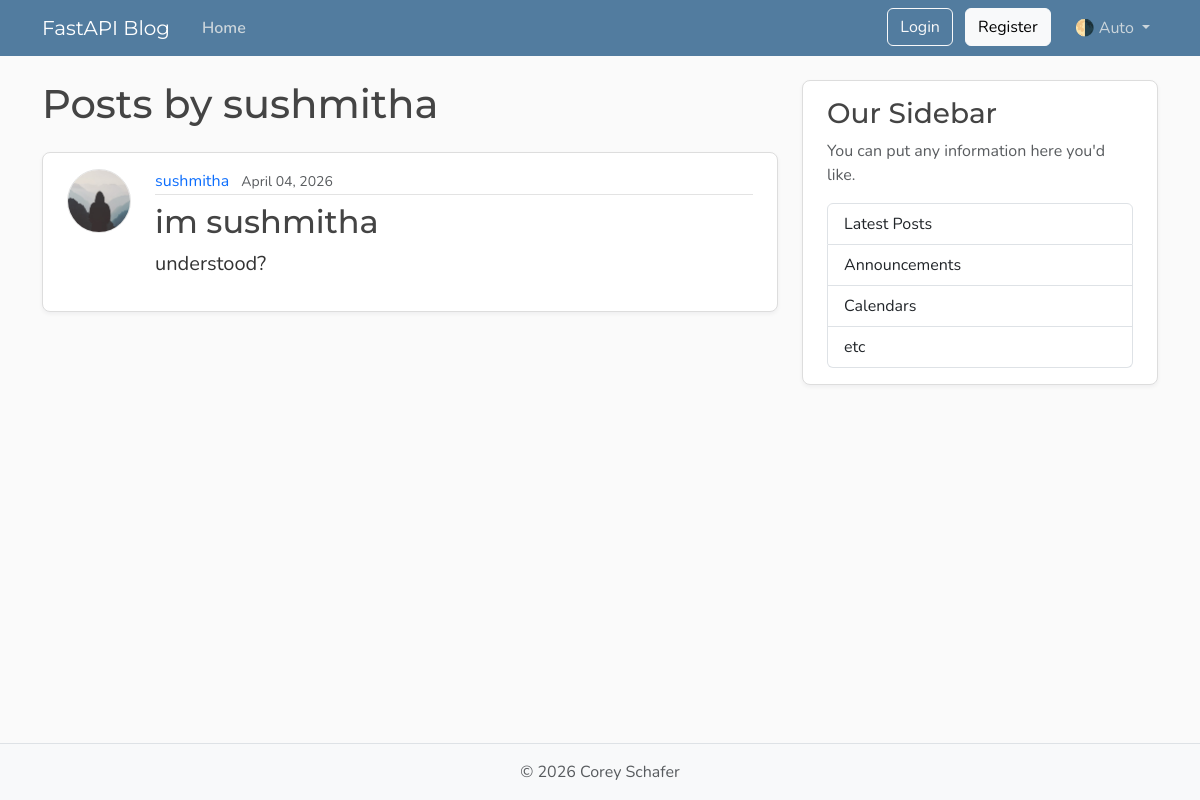
Before: /users/1/posts with the older database file.
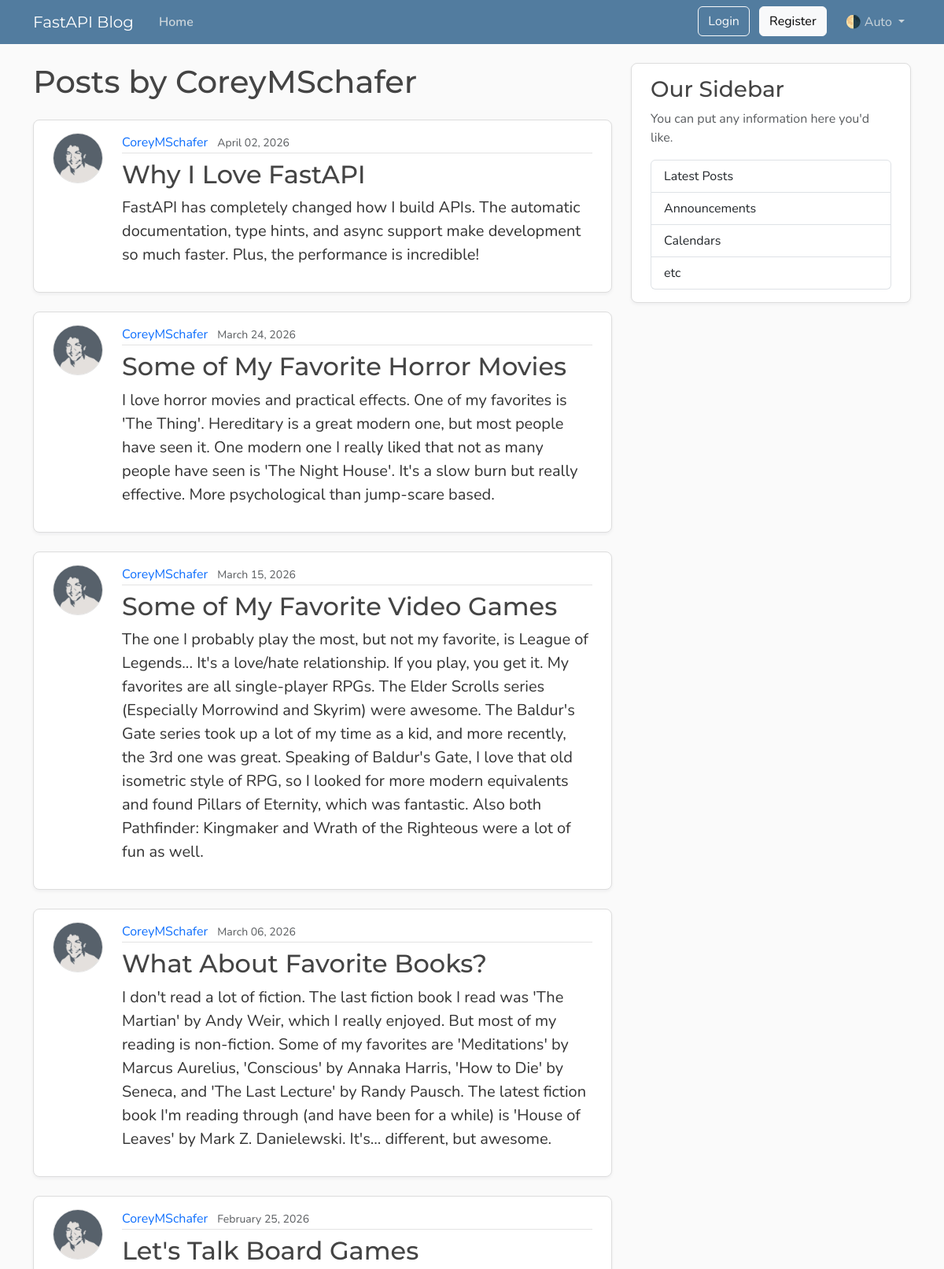
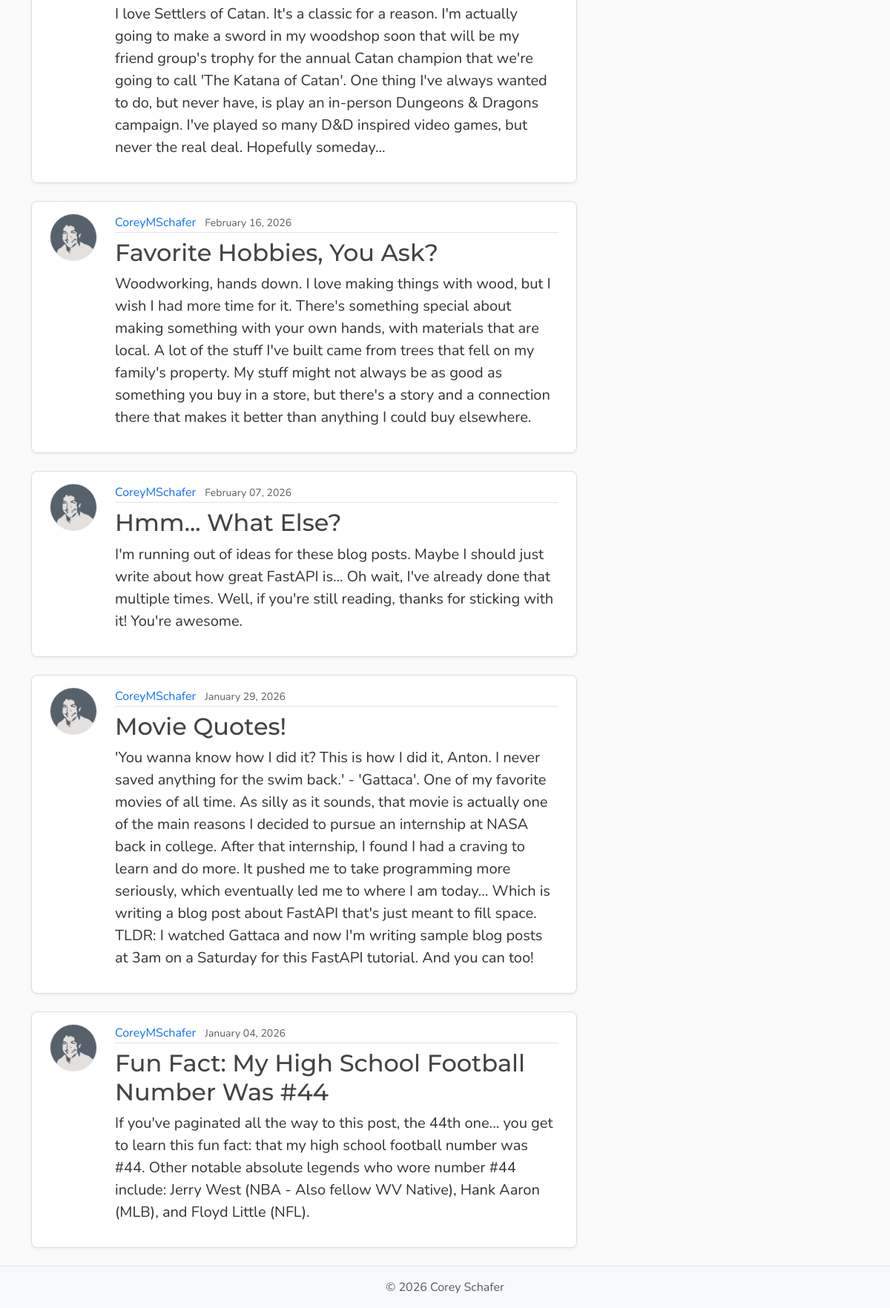
After: the same page with the newer database file (2 pictures, top to bottom).
### models.py (models this page shows, shortened)
class User(Base):
    __tablename__ = "users"
    id: Mapped[int] = mapped_column(Integer, primary_key=True, index=True)
    username: Mapped[str] = mapped_column(String(50), unique=True, nullable=False)
    email: Mapped[str] = mapped_column(String(120), unique=True, nullable=False)
    password_hash: Mapped[str] = mapped_column(String(200), nullable=False)
    image_file: Mapped[str | None] = mapped_column(
        String(200),
        nullable=True,
        default=None,
    )
    posts: Mapped[list[Post]] = relationship(
        back_populates="author",
        cascade="all, delete-orphan",
    )

class Post(Base):
    __tablename__ = "posts"
    id: Mapped[int] = mapped_column(Integer, primary_key=True, index=True)
    title: Mapped[str] = mapped_column(String(100), nullable=False)
    content: Mapped[str] = mapped_column(Text, nullable=False)
    user_id: Mapped[int] = mapped_column(
        ForeignKey("users.id"),
        nullable=False,
        index=True,
    )
    date_posted: Mapped[datetime] = mapped_column(
        DateTime(timezone=True),
        default=lambda: datetime.now(UTC),
    )
    author: Mapped[User] = relationship(back_populates="posts")

### main.py (the view)
@app.get("/users/{user_id}/posts", include_in_schema=False, name="user_posts")
async def user_posts_page(
    request: Request,
    user_id: int,
    db: Annotated[AsyncSession, Depends(get_db)],
):
    result = await db.execute(select(models.User).where(models.User.id == user_id))
    user = result.scalars().first()
    if not user:
        raise HTTPException(
            status_code=status.HTTP_404_NOT_FOUND,
            detail="User not found",
        )
    count_result = await db.execute(
        select(func.count())
        .select_from(models.Post)
        .where(models.Post.user_id == user_id),
    )
    total = count_result.scalar() or 0
    result = await db.execute(
        select(models.Post)
        .options(selectinload(models.Post.author))
        .where(models.Post.user_id == user_id)
        .order_by(models.Post.date_posted.desc())
        .limit(settings.posts_per_page),
    )
    posts = result.scalars().all()
    has_more = len(posts) < total
    return templates.TemplateResponse(
        request,
        "user_posts.html",
        {
            "posts": posts,
            "user": user,
            "title": f"{user.username}'s Posts",
            "limit": settings.posts_per_page,
            "has_more": has_more,
        },
    )

### templates/user_posts.html (shortened to what this page needs)
{% extends "layout.html" %}
{% block content %}
    <h1 class="mb-4">Posts by {{ user.username }}</h1>
    <div id="postsContainer">
        {% for post in posts %}
            <article class="content-section py-3 px-4 mb-4">
                <div class="d-flex align-items-start gap-4">
                    <img class="rounded-circle article-img flex-shrink-0"
                         src="{{ post.author.image_path }}"
                         alt="{{ post.author.username }}'s profile picture"
                         width="64"
                         height="64"
                         loading="lazy">
                    <div class="flex-grow-1">
                        <div class="article-metadata mb-2">
                            <a class="me-2"
                               href="{{ url_for('user_posts', user_id=post.author.id) }}">{{ post.author.username }}</a>
                            <small class="text-body-secondary">{{ post.date_posted.strftime("%B %d, %Y") }}</small>
                        </div>
                        <h2>
                            <a class="article-title"
                               href="{{ url_for('post_page', post_id=post.id) }}">{{ post.title }}</a>
                        </h2>
                        <p class="article-content">{{ post.content }}</p>
                    </div>
                </div>
            </article>
        {% else %}
            <p class="text-body-secondary">No posts by this user yet.</p>
        {% endfor %}
    </div>
{% endblock content %}

### templates/layout.html (shortened to what this page needs)
<!DOCTYPE html>
<html lang="en">
    <head>
        <link href="https://cdn.jsdelivr.net/npm/bootstrap@5.3.8/dist/css/bootstrap.min.css"
              rel="stylesheet"
>
        <link rel="stylesheet"
              type="text/css"
              href="{{ url_for("static", path='css/main.css') }}">
    </head>
    <body class="d-flex flex-column min-vh-100">
        <header class="site-header">
            <nav class="navbar navbar-expand-md bg-steel fixed-top"
                 data-bs-theme="dark">
                <div class="container">
                    <a class="navbar-brand me-4" href="{{ url_for("home") }}">FastAPI Blog</a>
                    <div class="collapse navbar-collapse" id="navbarToggle">
                        <div class="navbar-nav me-auto">
                            <a class="nav-link active"
                               aria-current="page"
                               href="{{ url_for("home") }}">Home</a>
                        </div>
                        <div class="navbar-nav">
                            <div id="loggedOutNav">
                                <a class="btn btn-outline-light mb-2 mb-md-0 me-md-2"
                                   href="{{ url_for("login_page") }}">Login</a>
                                <a class="btn btn-light mb-2 mb-md-0 me-md-3"
                                   href="{{ url_for("register_page") }}">Register</a>
                            </div>
                            <div class="nav-item dropdown">
                                <a class="nav-link dropdown-toggle"
                                   href="#"
                                   role="button"
                                   id="bd-theme"
                                   data-bs-toggle="dropdown"
                                   aria-expanded="false">
                                    <span id="bd-theme-text">🌗 Auto</span>
                                </a>
                            </div>
                        </div>
                    </div>
                </div>
            </nav>
        </header>
        <main role="main" class="container">
            <div class="row">
                <div class="col-md-8">
                    {% block content %}
                    {% endblock content %}
                </div>
                <aside class="col-md-4">
                    <div class="content-section py-3 px-4 mb-4">
                        <h3>Our Sidebar</h3>
                        <p class="text-body-secondary">You can put any information here you'd like.</p>
                        <ul class="list-group">
                            <li class="list-group-item">Latest Posts</li>
                            <li class="list-group-item">Announcements</li>
                            <li class="list-group-item">Calendars</li>
                            <li class="list-group-item">etc</li>
                        </ul>
                    </div>
                </aside>
            </div>
        </main>
        <footer class="mt-auto py-3 bg-body-tertiary border-top">
            <div class="container text-center">
                <p class="text-body-secondary mb-0">
                    © <span id="year"></span> Corey Schafer
                </p>
            </div>
        </footer>
    </body>
</html>

### static/css/main.css (style rules this page uses)
:root { --font-heading: "Montserrat", system-ui, -apple-system, BlinkMacSystemFont, sans-serif; --font-body: "Nunito", system-ui, -apple-system, BlinkMacSystemFont, sans-serif; --color-bg-body: #fafafa; --color-bg-content: #ffffff; --color-text-primary: #333333; --color-text-heading: #444444; --color-steel: #527c9f; --color-nav-link: #cbd5db; --color-nav-link-hover: #ffffff; --color-link-hover: #428bca; --color-border: #dddddd; --color-border-light: #e3e3e3; --spacing-xl: 5rem; --article-img-size: 4rem; --account-img-size: 7.813rem; }
body { font-family: var(--font-body); background: var(--color-bg-body); color: var(--color-text-primary); }
main { padding-top: var(--spacing-xl); }
h1, h2, h3, h4, h5, h6 { font-family: var(--font-heading); color: var(--color-text-heading); }
.navbar-brand { font-family: var(--font-heading); }
a { text-decoration: none; }
.bg-steel { background-color: var(--color-steel); }
.site-header .navbar-nav .nav-link { color: var(--color-nav-link); transition: color 0.2s ease-in-out; }
.site-header .navbar-nav .nav-link.active { font-weight: 600; }
.content-section { background: var(--color-bg-content); border: 1px solid var(--color-border); border-radius: 0.5rem; box-shadow: 0 2px 4px rgba(15, 23, 42, 0.05); transition: box-shadow 0.15s ease, transform 0.15s ease, border-color 0.15s ease; }
.article-title { color: var(--color-text-heading); transition: color 0.2s ease-in-out; }
.article-content { white-space: pre-line; font-size: 1.25rem; }
.article-img { height: var(--article-img-size); width: var(--article-img-size); flex-shrink: 0; object-fit: cover; border: 1px solid var(--color-border-light); box-shadow: 0 0 0 2px var(--color-bg-content); }
.article-metadata { padding-bottom: 0.063rem; border-bottom: 1px solid var(--color-border-light); }
.article-metadata a { transition: color 0.2s ease-in-out; }
[data-bs-theme="dark"] { --color-bg-body: #1a1a1a; --color-bg-content: #2d2d2d; --color-text-primary: #e0e0e0; --color-text-heading: #f0f0f0; --color-border: #404040; --color-border-light: #4a4a4a; }

Changed rows visible on the page:
removed Post: author.username "sushmitha", date_posted "April 04, 2026", title "im sushmitha", content "understood?"
changed User: username "sushmitha" → "CoreyMSchafer"
added Post: author.image_path (picture), author.username "CoreyMSchafer", date_posted "April 02, 2026", title "Why I Love FastAPI", content "FastAPI has completely changed how I build APIs. The automatic documentation, type hints, and async support make development so much faster. Plus, the performance is incredible!"
added Post: author.image_path (picture), author.username "CoreyMSchafer", date_posted "March 24, 2026", title "Some of My Favorite Horror Movies", content "I love horror movies and practical effects. One of my favorites is 'The Thing'. Hereditary is a great modern one, but most people have seen it. One modern one I really liked that not as many people have seen is 'The Night House'. It's a slow burn but really effective. More psychological than jump-scare based."
added Post: author.image_path (picture), author.username "CoreyMSchafer", date_posted "March 15, 2026", title "Some of My Favorite Video Games", content "The one I probably play the most, but not my favorite, is League of Legends... It's a love/hate relationship. If you play, you get it. My favorites are all single-player RPGs. The Elder Scrolls series (Especially Morrowind and Skyrim) were awesome. The Baldur's Gate series took up a lot of my time as a kid, and more recently, the 3rd one was great. Speaking of Baldur's Gate, I love that old isometric style of RPG, so I looked for more modern equivalents and found Pillars of Eternity, which was fantastic. Also both Pathfinder: Kingmaker and Wrath of the Righteous were a lot of fun as well."
added Post: author.image_path (picture), author.username "CoreyMSchafer", date_posted "March 06, 2026", title "What About Favorite Books?", content "I don't read a lot of fiction. The last fiction book I read was 'The Martian' by Andy Weir, which I really enjoyed. But most of my reading is non-fiction. Some of my favorites are 'Meditations' by Marcus Aurelius, 'Conscious' by Annaka Harris, 'How to Die' by Seneca, and 'The Last Lecture' by Randy Pausch. The latest fiction book I'm reading through (and have been for a while) is 'House of Leaves' by Mark Z. Danielewski. It's... different, but awesome."
added Post: author.image_path (picture), author.username "CoreyMSchafer", date_posted "February 25, 2026", title "Let's Talk Board Games", content "I love Settlers of Catan. It's a classic for a reason. I'm actually going to make a sword in my woodshop soon that will be my friend group's trophy for the annual Catan champion that we're going to call 'The Katana of Catan'. One thing I've always wanted to do, but never have, is play an in-person Dungeons & Dragons campaign. I've played so many D&D inspired video games, but never the real deal. Hopefully someday..."
added Post: author.image_path (picture), author.username "CoreyMSchafer", date_posted "February 16, 2026", title "Favorite Hobbies, You Ask?", content "Woodworking, hands down. I love making things with wood, but I wish I had more time for it. There's something special about making something with your own hands, with materials that are local. A lot of the stuff I've built came from trees that fell on my family's property. My stuff might not always be as good as something you buy in a store, but there's a story and a connection there that makes it better than anything I could buy elsewhere."
added Post: author.image_path (picture), author.username "CoreyMSchafer", date_posted "February 07, 2026", title "Hmm... What Else?", content "I'm running out of ideas for these blog posts. Maybe I should just write about how great FastAPI is... Oh wait, I've already done that multiple times. Well, if you're still reading, thanks for sticking with it! You're awesome."
added Post: author.image_path (picture), author.username "CoreyMSchafer", date_posted "January 29, 2026", title "Movie Quotes!", content "'You wanna know how I did it? This is how I did it, Anton. I never saved anything for the swim back.' - 'Gattaca'. One of my favorite movies of all time. As silly as it sounds, that movie is actually one of the main reasons I decided to pursue an internship at NASA back in college. After that internship, I found I had a craving to learn and do more. It pushed me to take programming more seriously, which eventually led me to where I am today... Which is writing a blog post about FastAPI that's just meant to fill space. TLDR: I watched Gattaca and now I'm writing sample blog posts at 3am on a Saturday for this FastAPI tutorial. And you can too!"
added Post: author.image_path (picture), author.username "CoreyMSchafer", date_posted "January 04, 2026", title "Fun Fact: My High School Football Number Was #44", content "If you've paginated all the way to this post, the 44th one... you get to learn this fun fact: that my high school football number was #44. Other notable absolute legends who wore number #44 include: Jerry West (NBA - Also fellow WV Native), Hank Aaron (MLB), and Floyd Little (NFL)."
